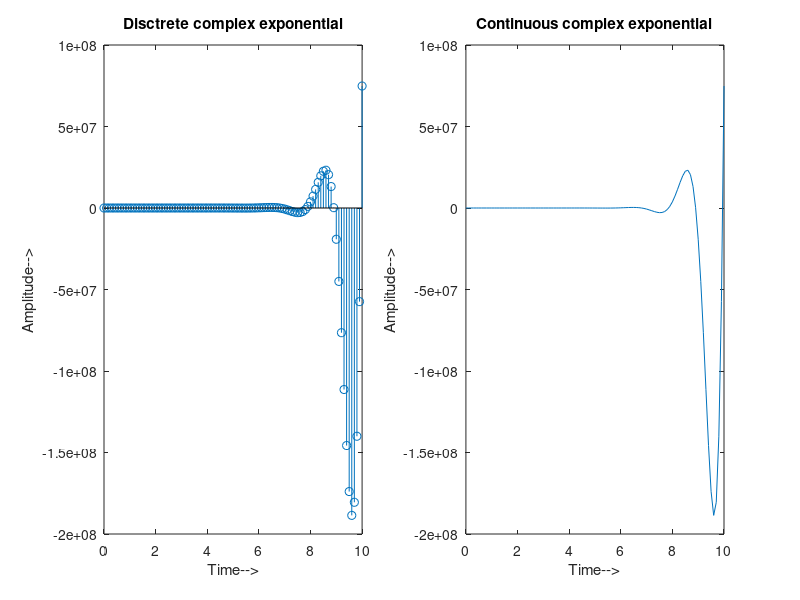

Here is the MATLAB script that generated this plot:
% Disctrete complex exponential
t=0:.1:10;
a=2;
x=exp((a+3j)*t);
subplot(1,2,1);
stem(t,x);
xlabel('Time-->');
ylabel('Amplitude-->');
title('Disctrete complex exponential');

% Continuous complex exponential
t=0:.1:10;
a=2;
x=exp((a+3j)*t);
subplot(1,2,2);
plot(t,x);
xlabel('Time-->');
ylabel('Amplitude-->');
title('Continuous complex exponential');
